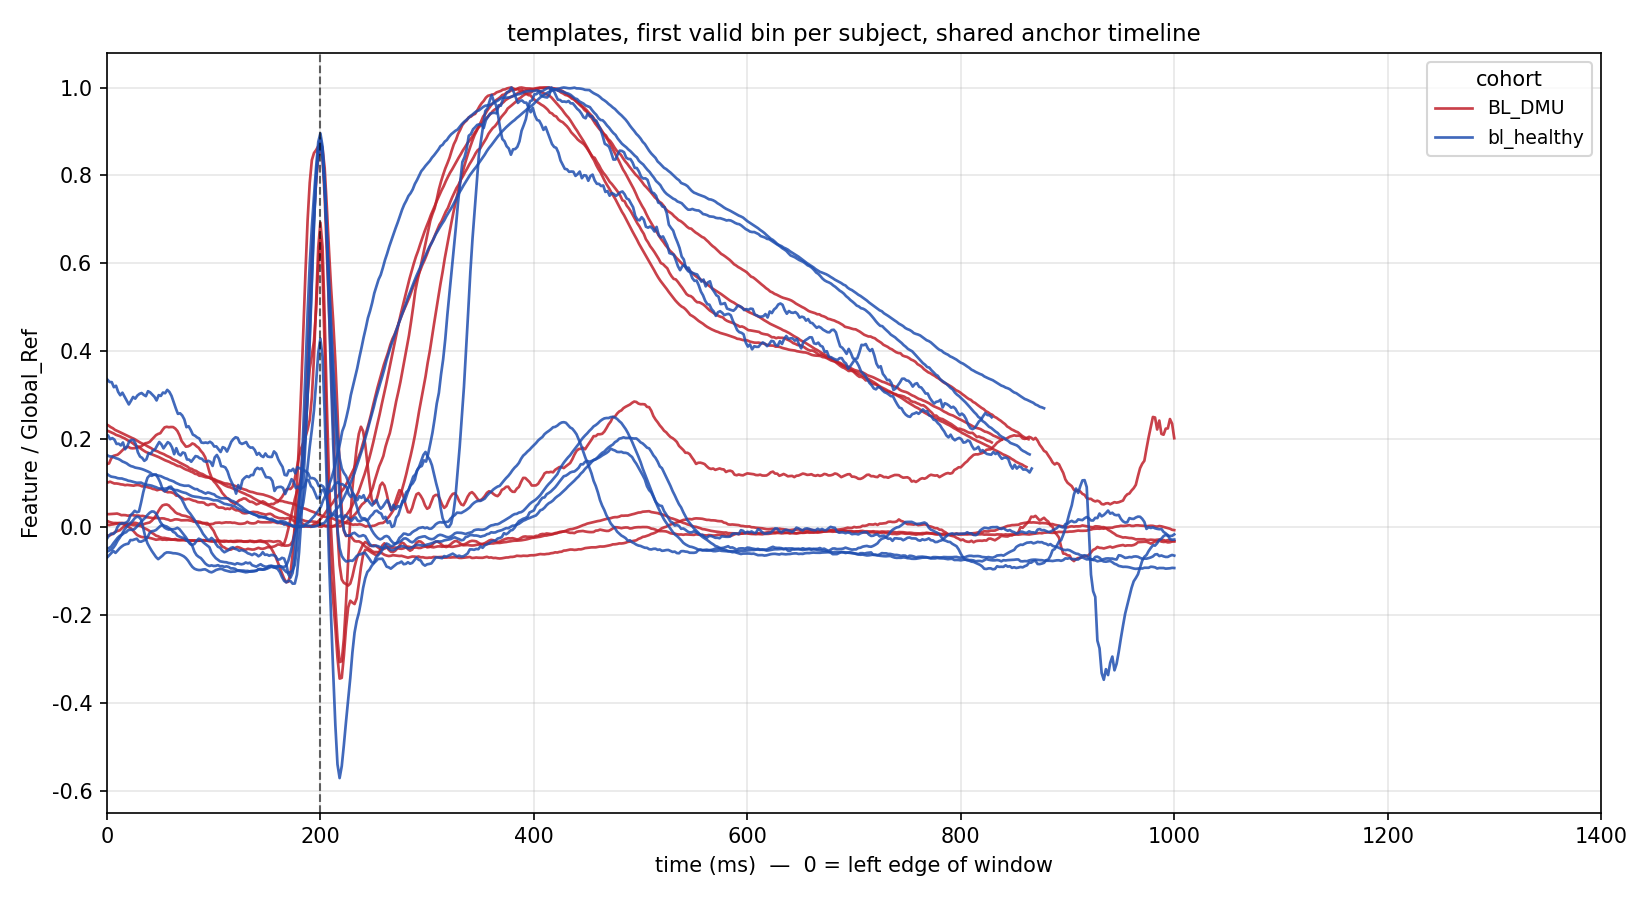

Source code (Python):
"""
Templates-only combined overlay (no snips).

For each cohort folder, produce ONE PNG: a single axes with all channels
(CH1, CH2, CH3, PPG, ABP, ART, ART_PULM) on one shared millisecond timeline,
one normalized MEAN curve per subject (averaged across that subject's bins).

Data source: <subject>_templates.csv (written by the viewer). Each row is one
sample of one bin's template. Columns:
    x_ms                     shared master timeline (0 at ch1 R anchor)
    <c>_mv                   the channel's template value
    <c>_x_peak_ms            that channel's own-anchor axis (0 at its peak)
for c in ch1, ch2, ch3, ppg, abp, art, art_pulm.

Method
------
1. For each subject, for each channel, resample every bin's template onto a
   common OWN-ANCHOR ms grid (0 at that channel's peak, via <c>_x_peak_ms),
   then average the bins -> one mean curve per channel per subject.
2. Normalize (per subject), matching the Global Baseline spec:
     ECG : Feature / median_bins( |R_peak| + |S_peak| )
     PPG : Feature_local_ratio / median_bins( PI ),
           PI = 100*(sys - dia)/|dia|,  local_ratio = 100*(y - dia)/|dia|
   PPG-like channels are DC-centered, so we add +1 before PI/ratio so the
   diastolic trough is positive (keeps PI stable); this only rescales PI.
3. Place each channel's mean curve on the shared timeline using the per-bin
   ECG->channel offset from x_ms (IQR-trimmed median, rejecting beat-mispaired
   bins). x=0 is re-zeroed to the left edge of the visible window.

Output PNGs are written next to this script, named after this script.
"""
import pandas as pd
import numpy as np
import matplotlib
matplotlib.use("Agg")
import matplotlib.pyplot as plt
from matplotlib.ticker import FormatStrFormatter
from pathlib import Path
from collections import defaultdict

# ======================= EDIT THESE =======================
# Common own-anchor grid: step (ms) and half-width (ms) each side of the
# anchor. Bins are resampled onto [-GRID_HALF_MS, +GRID_HALF_MS] at GRID_STEP_MS
# before averaging. (The templates are already in ms via *_x_peak_ms.)
GRID_STEP_MS = 2.0
GRID_HALF_MS = 800.0

# Visible x-window in MILLISECONDS on the shared timeline (left edge -> 0).
X_WINDOW_MS = (-200.0, 1200.0)

# Physiological band (ms) for the R -> PPG systolic-peak offset. The PPG
# template spans ~2 cycles, so we pick the systolic peak whose offset from R
# lands in this window (rejecting the wrong-cycle peak that sits ~one RR off).
# A real R->peak is ~250-450 ms; the band is padded for HR variation.
PULSE_MIN_MS = 100.0
PULSE_MAX_MS = 600.0
# A re-picked peak within this many ms of a band edge is treated as "no real
# peak in band" (the true peak is outside the window and the sample just
# clamped to the boundary) -> the bin is skipped as invalid.
PULSE_EDGE_TOL_MS = 30.0
# Minimum peak prominence, as a fraction of the pulse's own amplitude above
# baseline, for a candidate to count as a real systolic peak.
PULSE_MIN_PROMINENCE = 0.30

# Half-width (ms) of the single cardiac cycle kept around the correct PPG
# peak when averaging. The raw PPG template spans ~2 cycles; we keep only
# +-PULSE_HALF_MS around the re-picked systolic peak so the average is one
# clean pulse. ~450 ms each side covers a full cycle down to ~65 bpm.
PULSE_HALF_MS = 450.0

# Empirical scale applied to the final pulse shift before placement. 0.5
# halves it. Set to 1.0 to disable.
SHIFT_SCALE = 0.5

# Where to find each subject's _templates.csv. None => auto-search the cohort
# folder and nearby csv_for_analysis folders.
TEMPLATES_DIR = None

# Cohort folders. The plot label for each is its folder name. All cohorts
# are drawn on ONE shared plot, colored by cohort (see COHORT_COLORS); ECG and
# PPG share the cohort's color.
COHORTS = [
    Path(r"D:\USERS\MiraWelner\QTVI\testing\diabetic_vs_nondiabetic\BL_DMU"),
    Path(r"D:\USERS\MiraWelner\QTVI\testing\diabetic_vs_nondiabetic\bl_healthy"),
]
# Colors assigned to cohorts in order (first folder red, second blue, ...).
COHORT_COLORS = ["#c0202a", "#1f4fb0", "#0a7a3c", "#d07a15"]
# ==========================================================

CHAN_ORDER = ["CH1", "CH2", "CH3", "PPG", "ABP", "ART", "ART_PULM"]
ECG_CHANS  = {"CH1", "CH2", "CH3"}
PPG_LIKE   = {"PPG", "ABP", "ART", "ART_PULM"}

TMPL_COL = {
    "CH1": "ch1", "CH2": "ch2", "CH3": "ch3",
    "PPG": "ppg", "ABP": "abp", "ART": "art", "ART_PULM": "art_pulm",
}
CHAN_COLOR = {
    "CH1": "#1f4fb0", "CH2": "#2f74d0", "CH3": "#4aa3e0",
    "PPG": "#b01020", "ABP": "#0a7a3c", "ART": "#7a3fb0", "ART_PULM": "#d07a15",
}

SCRIPT_PATH = Path(__file__).resolve()
SCRIPT_DIR  = SCRIPT_PATH.parent
SCRIPT_STEM = SCRIPT_PATH.stem

GRID = np.arange(-GRID_HALF_MS, GRID_HALF_MS + GRID_STEP_MS, GRID_STEP_MS)


def find_templates_csv(subj_id, cohort_folder):
    name = f"{subj_id}_templates.csv"
    cands = []
    if TEMPLATES_DIR is not None:
        cands.append(Path(TEMPLATES_DIR) / name)
    cands += [
        cohort_folder / name,
        cohort_folder / "csv_for_analysis" / name,
        cohort_folder.parent / "csv_for_analysis" / name,
    ]
    for c in cands:
        if c.exists():
            return c
    return None


def pulse_anchor_correction(g, col, ecg_anchor):
    """The PPG-like template spans ~two cardiac cycles, so the CSV's anchor
    (argmax) sometimes lands on the SECOND cycle's peak -- inflating the
    offset by ~one RR. Re-pick the correct systolic peak as the HIGHEST-
    amplitude sample whose shared-axis offset from the ECG R falls in the
    physiological band [PULSE_MIN_MS, PULSE_MAX_MS]. (The signal is noisy, so
    we take the max within the band, not the first local bump.)
    Returns the correction (ms) to ADD to that channel's own-anchor axis so 0
    sits on the correct-cycle peak (~0 when the argmax was already correct),
    or None if the band is empty for this bin."""
    xpk = g[f"{col}_x_peak_ms"].to_numpy(dtype=float)
    xms = g["x_ms"].to_numpy(dtype=float)
    y = g[f"{col}_mv"].to_numpy(dtype=float)
    ok = np.isfinite(xpk) & np.isfinite(xms) & np.isfinite(y)
    if ok.sum() < 5:
        return None
    xpk, xms, y = xpk[ok], xms[ok], y[ok]

    off = xms - ecg_anchor                     # R -> each sample (ms)
    band = (off >= PULSE_MIN_MS) & (off <= PULSE_MAX_MS)
    if not band.any():
        return None
    idx_band = np.where(band)[0]
    best = idx_band[np.argmax(y[idx_band])]

    # Reject a non-peak: the winner must be a genuine INTERIOR local maximum
    # (not the signal still rising/falling through the band edge) with
    # positive prominence above the bin's own baseline. Bins whose only
    # in-band maximum sits at the band edge -- i.e. the real systolic peak is
    # outside [PULSE_MIN_MS, PULSE_MAX_MS], so the sample just clamps to the
    # boundary -- return None, and the first-valid-bin search skips them.
    off_best = off[best]
    if off_best <= PULSE_MIN_MS + PULSE_EDGE_TOL_MS or \
       off_best >= PULSE_MAX_MS - PULSE_EDGE_TOL_MS:
        return None                             # peak pinned to band edge
    # Local-maximum check on the full (x_ms-sorted) trace around `best`.
    order = np.argsort(xms)
    xs, ys = xms[order], y[order]
    pos = int(np.searchsorted(xs, xms[best]))
    pos = min(max(pos, 1), len(ys) - 2)
    if not (ys[pos] >= ys[pos - 1] and ys[pos] >= ys[pos + 1]):
        return None                             # not a local max (on a slope)
    # Prominence: the peak must rise above the bin's baseline (median) by a
    # fraction of the pulse's own amplitude, else it's baseline noise.
    baseline = float(np.nanmedian(y))
    amp = float(np.nanmax(y) - baseline)
    if amp <= 0 or (y[best] - baseline) < PULSE_MIN_PROMINENCE * amp:
        return None
    return float(xpk[best])                     # its position on the x_peak axis


def bin_curve_on_grid(g, col, x_correction=0.0, window_half_ms=None):
    """Resample one bin's template (own-anchor axis) onto the common GRID.
    x_correction (ms) is subtracted from the own-anchor axis first, so a
    re-picked correct-cycle peak becomes 0 on the GRID (keeps the averaged
    shape centered on the same physiological peak the shift uses).
    window_half_ms (if set) blanks the grid beyond +-window_half_ms of the
    peak, so only ONE cardiac cycle around the correct peak survives -- this
    removes the second cycle the raw PPG template carries, giving a clean
    single-pulse average.
    Returns a GRID-length array (NaN where out of range), or None if empty."""
    x = g[f"{col}_x_peak_ms"].to_numpy(dtype=float) - x_correction
    y = g[f"{col}_mv"].to_numpy(dtype=float)
    ok = np.isfinite(x) & np.isfinite(y)
    if ok.sum() < 3:
        return None
    x, y = x[ok], y[ok]
    order = np.argsort(x)
    x, y = x[order], y[order]
    # linear interpolation onto the grid; outside the bin's own span -> NaN
    out = np.interp(GRID, x, y, left=np.nan, right=np.nan)
    if window_half_ms is not None:
        out[np.abs(GRID) > window_half_ms] = np.nan   # keep one cycle only
    return out


def ecg_ref_from_bins(bin_curves):
    # median over bins of (|R| + |S|) = (|max| + |min|) of each bin curve
    vals = []
    for c in bin_curves:
        m = np.isfinite(c)
        if m.any():
            vals.append(abs(np.nanmax(c)) + abs(np.nanmin(c)))
    return float(np.median(vals)) if vals else np.nan


def ppg_ref_from_bins(bin_curves):
    # median over bins of PI = 100*(sys-dia)/|dia|, on +1-shifted curve
    pis = []
    for c in bin_curves:
        m = np.isfinite(c)
        if not m.any():
            continue
        cc = c[m] + 1.0
        sys_pk, dia_tr = np.max(cc), np.min(cc)
        if dia_tr != 0:
            pis.append(100.0 * (sys_pk - dia_tr) / abs(dia_tr))
    return float(np.median(pis)) if pis else np.nan


def subject_channel_mean(tmpl_df, chan, ecg_col=None):
    """FIRST-VALID-BIN curve for one channel (no averaging). Iterates bins in
    order and returns the first one that yields a usable template for this
    channel, normalized by that template's own values. PPG-like channels get
    the correct-cycle peak re-pick + single-cycle window, same as before.
    Returns (curve_on_grid, None, 1) -- se is None (single template, no band)
    -- or (None, None, 0) if no valid bin."""
    col = TMPL_COL.get(chan)
    if col is None:
        return None, None, 0
    if f"{col}_mv" not in tmpl_df.columns or f"{col}_x_peak_ms" not in tmpl_df.columns:
        return None, None, 0

    is_pulse = chan in PPG_LIKE
    epk = f"{ecg_col}_x_peak_ms" if ecg_col else None

    for _, g in tmpl_df.groupby("bin_num"):
        corr = 0.0
        if is_pulse:
            # A pulse bin is only valid if it has a real in-band systolic peak.
            if not (epk and epk in tmpl_df.columns):
                continue
            ec = (g["x_ms"] - g[epk]).dropna()
            if not len(ec):
                continue
            c2 = pulse_anchor_correction(g, col, float(ec.iloc[0]))
            if c2 is None:
                continue   # no valid peak in this bin -> skip to next bin
            corr = c2
        c = bin_curve_on_grid(g, col, x_correction=corr,
                              window_half_ms=(PULSE_HALF_MS if is_pulse else None))
        if c is None or not np.isfinite(c).any():
            continue   # empty / bad bin for this channel -> try next

        # Normalize by THIS template's own values (no cross-bin median).
        if chan in ECG_CHANS:
            ref = abs(np.nanmax(c)) + abs(np.nanmin(c))     # |R| + |S|
            if not np.isfinite(ref) or ref == 0:
                continue
            curve = c / ref
        else:
            cc = c + 1.0                                    # DC-centered shift
            dia = np.nanmin(cc)
            sys_pk = np.nanmax(cc)
            if not np.isfinite(dia) or dia == 0:
                continue
            pi = 100.0 * (sys_pk - dia) / abs(dia)          # this pulse's PI
            if not np.isfinite(pi) or pi == 0:
                continue
            local_ratio = 100.0 * (cc - dia) / abs(dia)
            curve = local_ratio / pi

        return curve, None, 1

    return None, None, 0


def pick_ecg_col(tmpl_df):
    for chan in ("CH1", "CH2", "CH3"):
        col = TMPL_COL[chan]
        xpk = f"{col}_x_peak_ms"
        if xpk in tmpl_df.columns and np.isfinite(
                (tmpl_df["x_ms"] - tmpl_df[xpk]).to_numpy(dtype=float)).any():
            return col
    return None


def channel_shift_vs_ecg(tmpl_df, chan, ecg_col):
    """Shift (ms) placing this channel's anchor on the shared timeline
    relative to the ECG anchor, using the RE-PICKED correct-cycle systolic
    peak per bin (median across bins).

    The PPG-like template spans ~2 cardiac cycles, so the CSV's argmax anchor
    sometimes sits on the 2nd cycle's peak, inflating the offset by ~one RR.
    Per bin we re-pick the systolic peak whose R-offset is physiological
    (PULSE_MIN_MS..PULSE_MAX_MS) and use that peak. This both fixes the
    'doubled' bins and rescues clamp-floored bins (they still contain a
    correct-cycle peak), so no bins are dropped."""
    col = TMPL_COL.get(chan)
    if col is None or ecg_col is None:
        return np.nan
    xpk, epk = f"{col}_x_peak_ms", f"{ecg_col}_x_peak_ms"
    mv = f"{col}_mv"
    for need in ("x_ms", "bin_num", xpk, epk, mv):
        if need not in tmpl_df.columns:
            return np.nan

    is_pulse = chan in PPG_LIKE
    for _, g in tmpl_df.groupby("bin_num"):
        ch = (g["x_ms"] - g[xpk]).dropna()   # argmax-peak shared position
        ec = (g["x_ms"] - g[epk]).dropna()   # ECG-R shared position
        if not (len(ch) and len(ec)):
            continue
        ecg_anchor = float(ec.iloc[0])
        argmax_off = float(ch.iloc[0] - ec.iloc[0])   # R -> argmax peak

        if not is_pulse:
            return argmax_off   # first valid bin

        corr = pulse_anchor_correction(g, col, ecg_anchor)
        if corr is None:
            continue            # no physiological peak in this bin -> try next
        # R -> correct peak = (R -> argmax peak) + corr.
        shift = argmax_off + corr
        return shift * SHIFT_SCALE

    return np.nan


def collect_cohort_curves(folder):
    """Gather per-subject, per-channel mean curves for one cohort folder.
    Returns (label, curves) where label is the folder name and curves[chan]
    is a list of (subj_id, x_shared_ms, mean, se)."""
    label = folder.name
    if not folder.exists():
        print(f"folder does not exist: {folder}")
        return label, {}

    tmpl_files = sorted(folder.glob("*_templates.csv"))
    if not tmpl_files and TEMPLATES_DIR is not None:
        tmpl_files = sorted(Path(TEMPLATES_DIR).glob("*_templates.csv"))
    print(f"\n==== cohort '{label}' : {len(tmpl_files)} subject(s) ====")

    curves = defaultdict(list)
    for tmpl_path in tmpl_files:
        subj_id = tmpl_path.name[: -len("_templates.csv")]
        try:
            tmpl_df = pd.read_csv(tmpl_path)
        except Exception as e:
            print(f"  [{subj_id}] read failed: {e}")
            continue

        ecg_col = pick_ecg_col(tmpl_df)
        if ecg_col is None:
            print(f"  [{subj_id}] SKIP: no ECG anchor")
            continue

        for chan in CHAN_ORDER:
            mean, se, nb = subject_channel_mean(tmpl_df, chan, ecg_col)
            if mean is None:
                continue
            shift = channel_shift_vs_ecg(tmpl_df, chan, ecg_col)
            if not np.isfinite(shift):
                continue
            curves[chan].append((subj_id, GRID + shift, mean, se))
            print(f"  [{subj_id}] {chan}: bins={nb}, shift={shift:+.1f} ms")

    return label, curves


def main():
    x_lo, x_hi = X_WINDOW_MS
    x0 = x_lo                          # left edge of window -> 0

    # Collect every cohort first.
    cohorts = []   # list of (label, color, curves)
    for i, folder in enumerate(COHORTS):
        label, curves = collect_cohort_curves(folder)
        if curves:
            color = COHORT_COLORS[i % len(COHORT_COLORS)]
            cohorts.append((label, color, curves))

    if not cohorts:
        print("nothing plottable")
        return

    fig, ax = plt.subplots(figsize=(11, 6))
    vis_lo, vis_hi = np.inf, -np.inf

    for label, color, curves in cohorts:
        present = [ch for ch in CHAN_ORDER if ch in curves]
        labelled = False   # one legend entry per cohort
        for chan in present:
            for subj_id, x_shared, mean, se in curves[chan]:
                xp = x_shared - x0
                has_se = se is not None
                if has_se:
                    band_ok = np.isfinite(mean) & np.isfinite(se)
                    if np.any(band_ok):
                        ax.fill_between(xp[band_ok],
                                        (mean - se)[band_ok],
                                        (mean + se)[band_ok],
                                        color=color, alpha=0.15, linewidth=0)
                ax.plot(xp, mean, color=color, lw=1.3, alpha=0.85,
                        label=(label if not labelled else None))
                labelled = True
                m = (xp >= 0.0) & (xp <= (x_hi - x_lo)) & np.isfinite(mean)
                if np.any(m):
                    se_m = (np.where(np.isfinite(se[m]), se[m], 0.0)
                            if has_se else 0.0)
                    vis_lo = min(vis_lo, float(np.min(mean[m] - se_m)))
                    vis_hi = max(vis_hi, float(np.max(mean[m] + se_m)))

    ax.axvline(-x0, color="k", ls="--", lw=1, alpha=0.6)   # ECG anchor
    ax.set_xlim(0.0, x_hi - x_lo)
    if np.isfinite(vis_lo) and np.isfinite(vis_hi) and vis_hi > vis_lo:
        pad = 0.05 * (vis_hi - vis_lo)
        ax.set_ylim(vis_lo - pad, vis_hi + pad)
    ax.set_xlabel("time (ms)  \u2014  0 = left edge of window")
    ax.set_ylabel("Feature / Global_Ref")
    ax.set_title("templates, first valid bin per subject, shared anchor timeline",
                 fontsize=11)
    ax.grid(True, alpha=0.3)
    ax.yaxis.set_major_formatter(FormatStrFormatter("%.1f"))
    ax.legend(fontsize=9, loc="upper right", title="cohort")

    out_png = SCRIPT_DIR / f"{SCRIPT_STEM}.png"
    fig.tight_layout()
    fig.savefig(out_png, dpi=150)
    plt.close(fig)
    print(f"\nwrote {out_png}")


if __name__ == "__main__":
    main()
